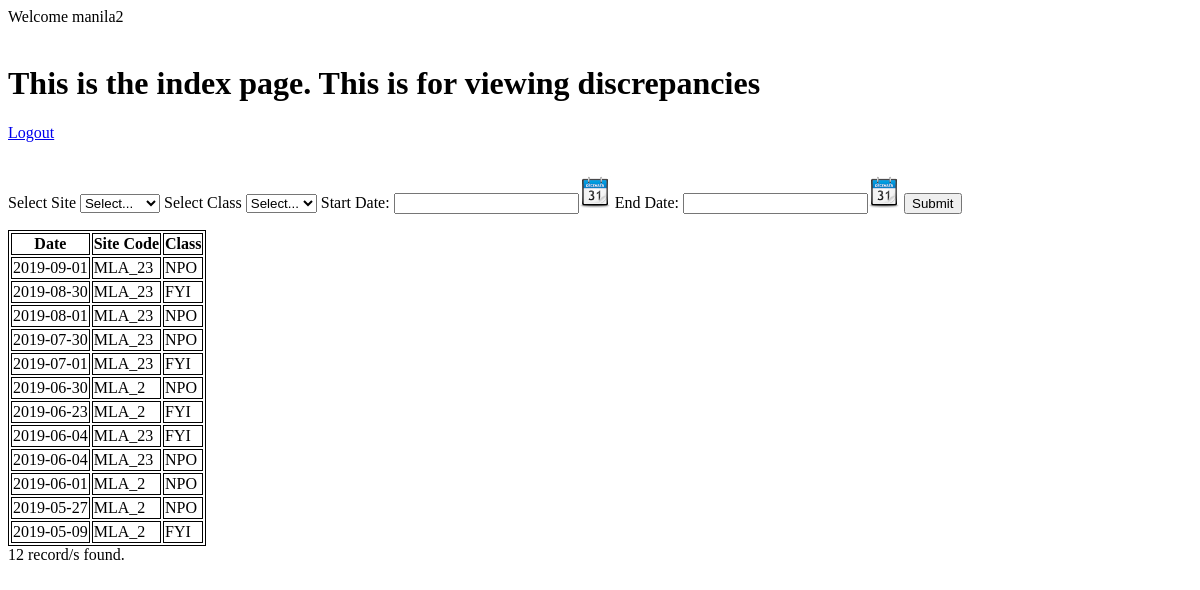
Page /PHP_code/public/index.php (signed in) on the committed database.
### tables this page shows
CREATE TABLE `txlogs` (
  `DATE` date DEFAULT NULL,
  `SITE_CODE` char(255) DEFAULT NULL,
  `CLASS` char(255) DEFAULT NULL,
  `REPORT_STATUS` char(255) DEFAULT NULL,
  `TIME_START` datetime DEFAULT NULL,
  `TIME_END` datetime DEFAULT NULL,
  `DURATION` time DEFAULT NULL,
  `DESCRIPTION` longtext DEFAULT NULL,
  `TX_STATUS` char(255) DEFAULT NULL,
  `POWER_SOURCE` char(255) DEFAULT NULL,
  `DUTY_OE` char(255) DEFAULT NULL
);

### PHP_code/includes/functions.php (called while the page is built, shortened)
<?php
function sql_buider($post_variable_names,$datepickerstart,$datepickerend){
	$assoc_column = array();
	$sql = "SELECT * FROM txlogs WHERE ";
	$sqldate = "DATE BETWEEN " . "'" . $datepickerstart . "'" . " AND " . "'" . $datepickerend . "'";
	$sqlvalues = "";
 	if(empty($datepickerstart)){
 		$sqldate = "1=1";
 	}else{
 		$sqldate;
 	}
 	$sql = $sql . $sqldate . $sqlvalues . " ORDER BY DATE DESC";
 	return $sql;
}
function data_query($sql){
	global $db;
	$query = $db->prepare($sql);
	$query->execute();
	$row = $query->fetchAll();
	return $row;
}
?>

### PHP_code/public/index.php (the view, shortened to what this page needs)
<?php
require_once("../includes/functions.php");
include("javascripts/scripts.php");
?>
<!DOCTYPE html>
<html>
<head>
</head>
<body>
<?php
$username = $_SESSION['username'];
$admin = $_SESSION['admin'];
?>
<?php
if(isset($username) && ($admin)){
	echo "Welcome Admin " . $username;
	echo '<br/>';
	echo '<a href="admin.php">Admin</a>';
}elseif (isset($username)) {
	echo "Welcome " . $username;
}else{
	redirect_to('login.php');
}
?>
	<br/>
	<br/>
	<h1>This is the index page. This is for viewing discrepancies</h1>
    <a href="logout.php">Logout</a>
    <br/>
	<br/>
<p>
<form action="index.php" method="post" id="searchform">
Select Site
<select name="SITE_CODE" >
  <option value="">Select...</option>
</select>
Select Class
<select name="CLASS" >
  <option value="">Select...</option>
</select>
 Start Date: <input id="datepickerstart" readonly="readonly" name="datepickerstart">
 End Date: <input id="datepickerend" readonly="readonly" name="datepickerend">
<input type="submit" value="Submit">
</form>
</p>
<?php
$post_names = array('DATE','SITE_CODE','CLASS');
$datepickerstart = $_POST['datepickerstart'];
$datepickerend = $_POST['datepickerend'];
$sql = sql_buider($post_names,$datepickerstart,$datepickerend);
$row = data_query($sql);
if(empty($row)){
	echo "No Record Found";
}else{
?>
<table>
<tr>
<th>Date</th>
<th>Site Code</th>
<th>Class</th>
</tr>
<?php foreach($row as $rows){
	echo "<tr>";
	echo "<td>".$rows['DATE'];
	echo "<td>".$rows['SITE_CODE'];
	echo "<td>".$rows['CLASS'];
	echo "</tr>";
}
echo "</table>
</html>";
$result_count = result_count($sql);
echo $result_count . " record/s found." ;
}
?>

### PHP_code/public/index.php (style rules this page uses)
table, th, td { border: 1px solid black; }

### rows in the picture
txlogs: DATE "2019-09-01", SITE_CODE "MLA_23", CLASS "NPO"
txlogs: DATE "2019-08-30", SITE_CODE "MLA_23", CLASS "FYI"
txlogs: DATE "2019-08-01", SITE_CODE "MLA_23", CLASS "NPO"
txlogs: DATE "2019-07-30", SITE_CODE "MLA_23", CLASS "NPO"
txlogs: DATE "2019-07-01", SITE_CODE "MLA_23", CLASS "FYI"
txlogs: DATE "2019-06-30", SITE_CODE "MLA_2", CLASS "NPO"
txlogs: DATE "2019-06-23", SITE_CODE "MLA_2", CLASS "FYI"
txlogs: DATE "2019-06-04", SITE_CODE "MLA_23", CLASS "FYI"
txlogs: DATE "2019-06-04", SITE_CODE "MLA_23", CLASS "NPO"
txlogs: DATE "2019-06-01", SITE_CODE "MLA_2", CLASS "NPO"
txlogs: DATE "2019-05-27", SITE_CODE "MLA_2", CLASS "NPO"
txlogs: DATE "2019-05-09", SITE_CODE "MLA_2", CLASS "FYI"

### other values in the picture
$username "manila2"
